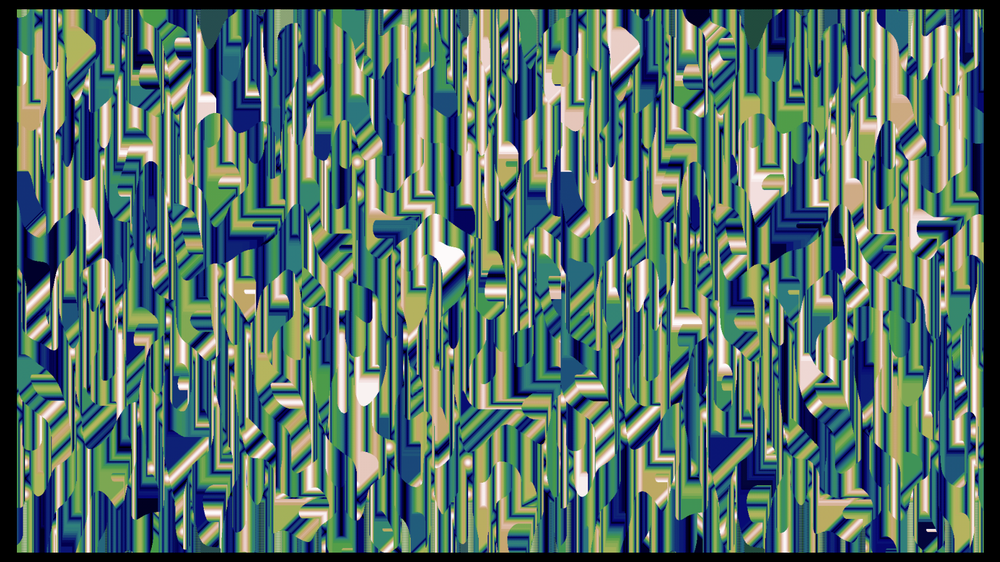
#> input picture NoiseFieldMoving/outp/1.png, 1000 x 562 px, shrunk from 1600 x 900 before the run, given in place of 1.jpg, which was not available
$ jupyter execute main.ipynb   (text cells are left out)
#> lines starting #> are read from the running program, lines starting #| are printed output that depends on the picture; after the words box and inside, x2 and y2 are one past the last pixel; in counts of white or black regions, pixels touching at a corner belong together; pictures that were not available may be replaced by others from this repository, and a replacement may not be noted
[cell 1]
import numpy as np
import matplotlib.pyplot as plt

from PIL import Image

[cell 2]
def image_to_array(image_path):
    # Открываем изображение
#> called with image_path = 'images/1.jpg'
    img = Image.open(image_path)
#> img is the input picture: PIL image 1000x562 RGBA; mean R, G, B, A 83.7, 111.7, 104.3, 255

    # Преобразуем в черно-белый режим 'L'
    img_gray = img.convert('L')

    # Преобразуем в массив numpy
    array = np.array(img_gray)

    return array


def array_to_image(array, output_path):
    # Проверяем тип данных и преобразуем в uint8, если нужно
    if array.dtype != np.uint8:
        # Если массив содержит числа от 0 до 1, преобразуем в 0-255
        if array.max() <= 1.0:
            array = (array * 255).astype(np.uint8)
        else:
            array = array.astype(np.uint8)

    # Создаем изображение из массива
    img = Image.fromarray(array, mode='L')

    # Сохраняем изображение
    img.save(output_path)

[cell 3]
def plot_image(array, scale=100):
    plt.figure(figsize=np.array(array.shape[:2:]) // scale)
    plt.imshow(array, cmap='gray')
    plt.axis('off')
    plt.plot()

[cell 4]
img = image_to_array('images/1.jpg')

name = 'k'

plot_image(img)

[cell 5]
def quantization(arr):
    return np.round(arr / 255) * 255
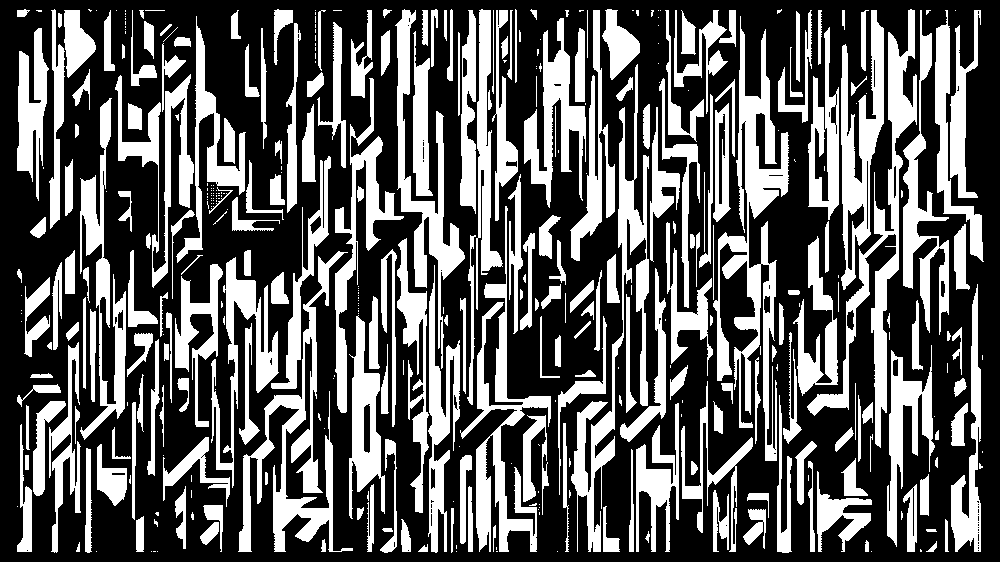
#> returned value: shape (562, 1000) float64; 36.1% white; 412 white regions (174 under 20 px), largest, box (x1, y1, x2, y2) and area: (713, 16, 789, 461) 9869, (238, 251, 353, 552) 7437, (807, 9, 917, 448) 7324

[cell 6]
img_out = quantization(img)

plot_image(img_out)

array_to_image(img_out, f'output/{name}_quant.png')

[cell 7]
noise = 255 * (np.random.random(img.shape) - 0.5)
plot_image(noise)
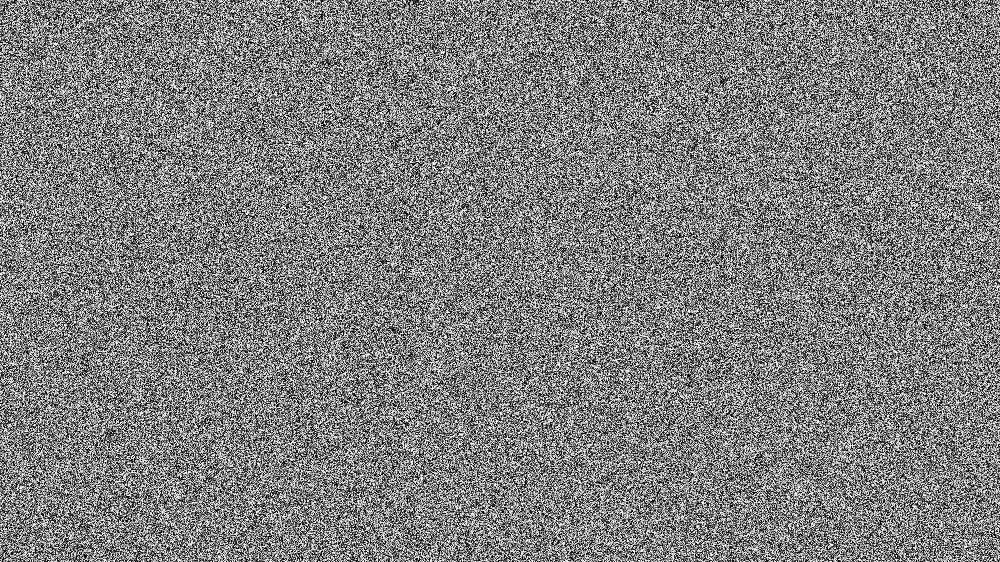
#> noise: shape (562, 1000) float64; min -127.5, max 127.5, mean 0; drawn with min black and max white

img_out = quantization(img + noise)
#> in quantization (call 2), `return np.round(arr / 255) * 255`:
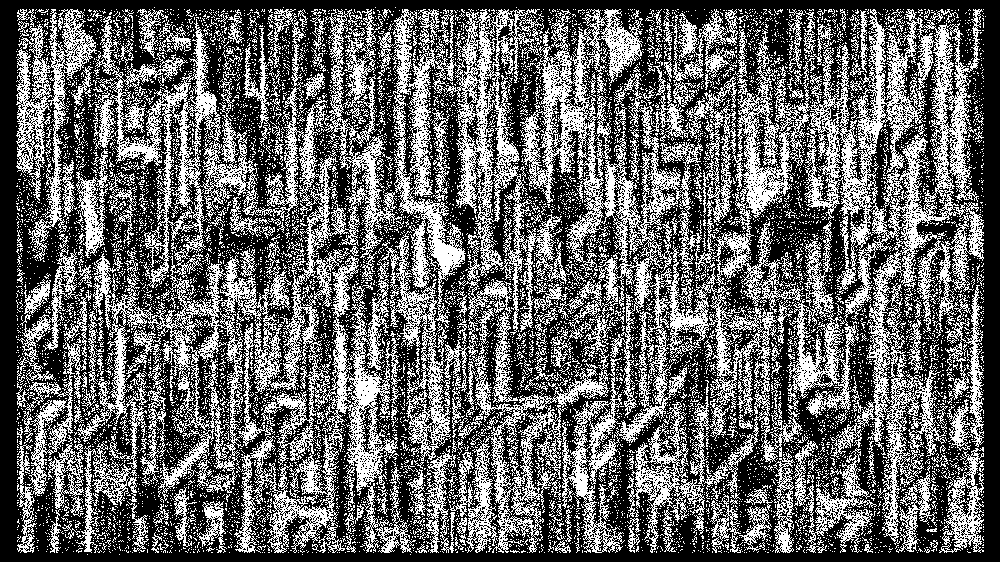
#> returned value: shape (562, 1000) float64; 40.2% white in thin lines or dots

plot_image(img_out)

array_to_image(img_out, f'output/{name}_noise.png')
#> in array_to_image (call 2), `array = array.astype(np.uint8)`: array: shape (562, 1000); 40.2% white in thin lines or dots

[cell 8]
d = 10

w, h = img.shape
#> w = 562; h = 1000
map = np.zeros_like(img)

for i in range(d):
    map[::,i::d] = np.ones(map[::,i::d].shape) * i * 255 / d
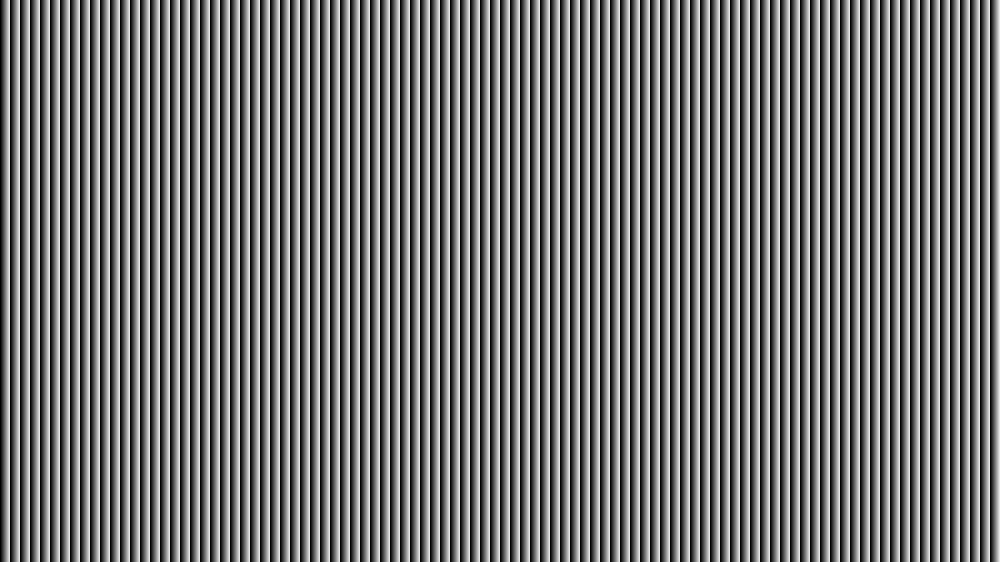
#> map: shape (562, 1000); min 0, max 229, mean 114.5

[cell 9]
plot_image(map)

img_out = (img > map) * 255
#> img_out: shape (562, 1000) int64; 45.2% white; 300 white regions (244 under 20 px), largest, box (x1, y1, x2, y2) and area: (540, 9, 707, 553) 43995, (160, 9, 329, 553) 43221, (400, 9, 477, 553) 20964

plot_image(img_out)

array_to_image(img_out, f'output/{name}_line_ver.png')

[cell 10]
d = 10

w, h = img.shape
map = np.zeros_like(img)

for i in range(d):
    map[i::d,::] = np.ones(map[i::d,::].shape) * i * 255 / d
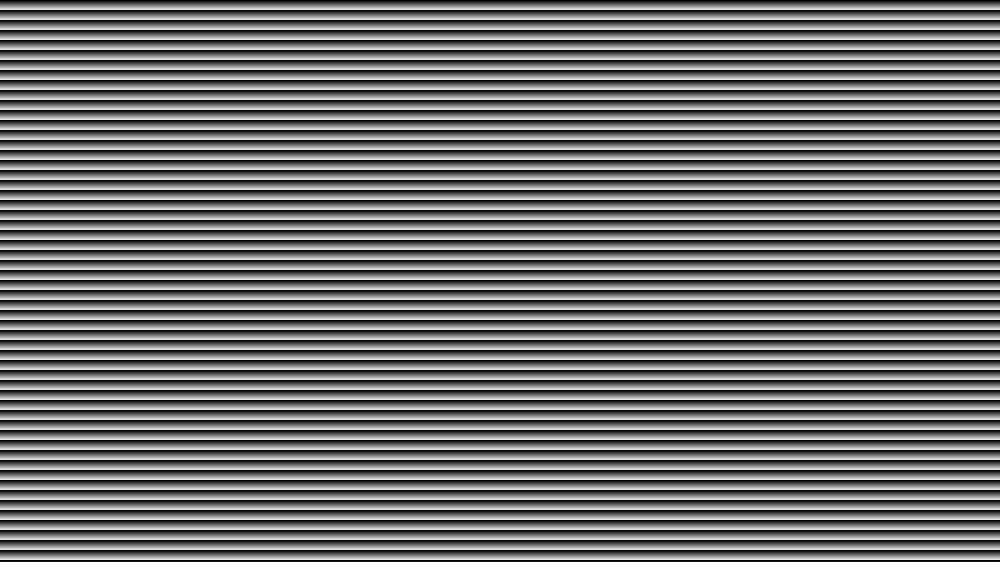
#> map: shape (562, 1000); min 0, max 229, mean 114.1

[cell 11]
plot_image(map)

img_out = (img > map) * 255
#> img_out: shape (562, 1000) int64; 45% white; 130 white regions (127 under 20 px), largest, box (x1, y1, x2, y2) and area: (16, 10, 984, 553) 252387, (273, 393, 300, 397) 99, (210, 263, 218, 269) 30

plot_image(img_out)

array_to_image(img_out, f'output/{name}_line_hor.png')

[cell 12]
def bayer_matrix(k):

    if k == 0:
        return np.array([[0]])

    m = bayer_matrix(k - 1)
    size = m.shape[0]
    result = np.zeros((2 * size, 2 * size), dtype=int)

    result[:size, :size] = 4 * m + 0
    result[:size, size:] = 4 * m + 2
    result[size:, :size] = 4 * m + 3
    result[size:, size:] = 4 * m + 1

    return result

[cell 13]
def full_bayer_map(img, k):

    height, width = img.shape[:2]

    # Создаем базовую матрицу Байера
    bayer_base = bayer_matrix(k)
    tile_size = bayer_base.shape[0]

    # Вычисляем сколько раз нужно повторить матрицу
    repeats_y = (height + tile_size - 1) // tile_size
    repeats_x = (width + tile_size - 1) // tile_size

    # Повторяем матрицу
    bayer_tiled = np.tile(bayer_base, (repeats_y, repeats_x))

    # Обрезаем до нужного размера
    bayer_map = bayer_tiled[:height, :width]

    return bayer_map

[cell 14]
[plot_image(bayer_matrix(i), scale=2) for i in range(1, 3)]
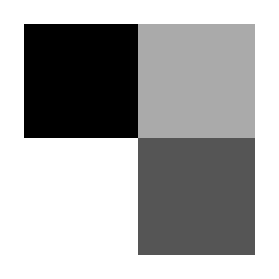
#> figure drawn by matplotlib, 1 panel
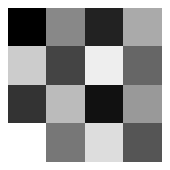
#> figure drawn by matplotlib, 1 panel

[cell 15]
k = 2

map = full_bayer_map(img, k) * 255 / (2 ** (2*k))
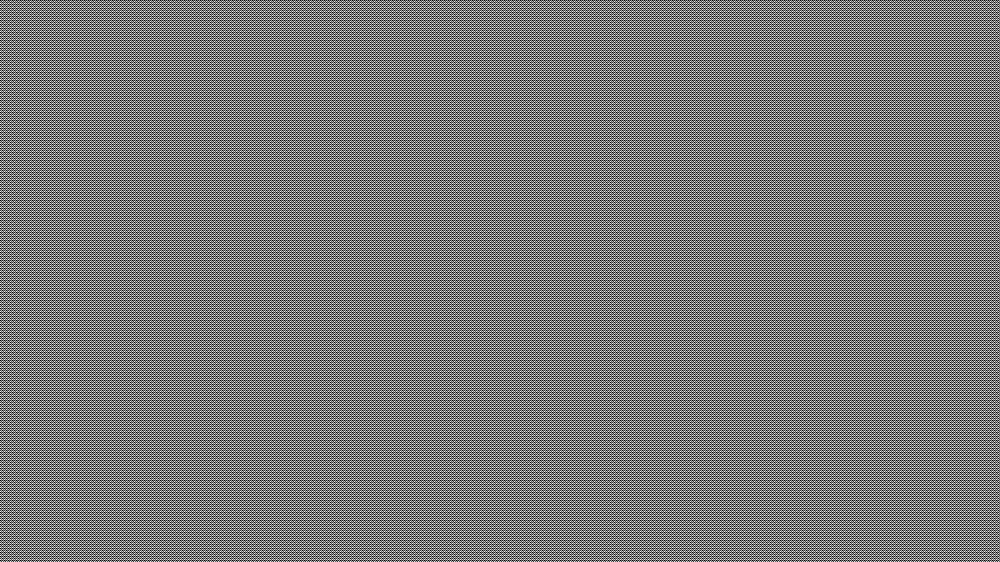
#> map: shape (562, 1000) float64; min 0, max 239.1, mean 119.5

img_out = (img > map) * 255
#> img_out: shape (562, 1000) int64; 43.2% white in thin lines or dots

plot_image(img_out)

array_to_image(img_out, f'output/{name}_bayer.png')
#> in array_to_image (call 5), `array = array.astype(np.uint8)`: array: shape (562, 1000); 43.2% white in thin lines or dots

[cell 16]
k = 4

map = (full_bayer_map(img, k) + np.random.normal(0, 5, img.shape[:2])) * 255 / (2 ** (2*k))

img_out = (img > map) * 255
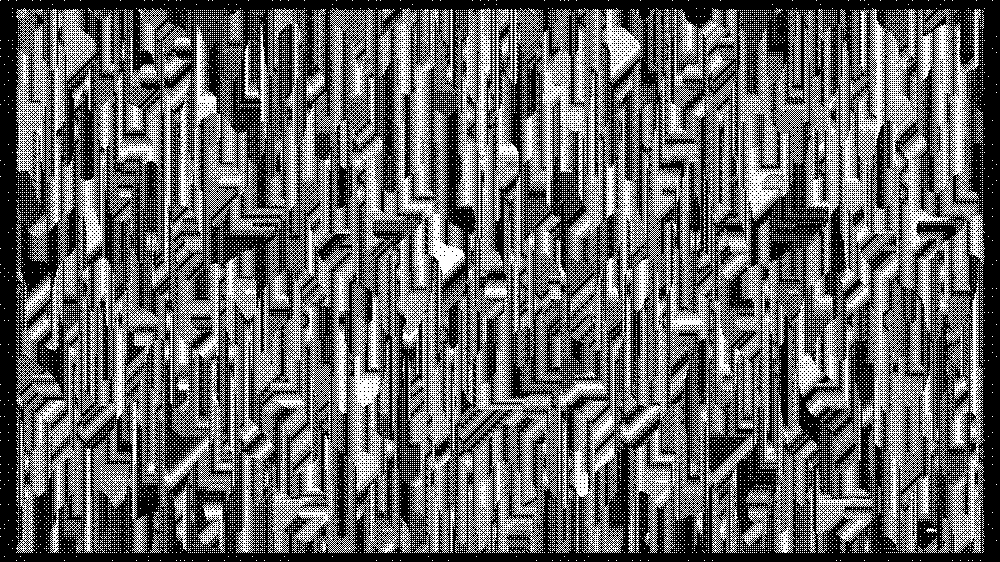
#> img_out: shape (562, 1000) int64; 40.5% white in thin lines or dots

plot_image(img_out)

array_to_image(img_out, f'output/{name}_mix.png')
#> in array_to_image (call 6), `array = array.astype(np.uint8)`: array: shape (562, 1000); 40.5% white in thin lines or dots

[cell 17]
M, N, K = 300, 50, 15

img = np.zeros((M, N))

for i in range(N):
    for j in range(K):
        img[j*(M//K):(j+1)*(M//K), i] = [j * 255 / (K - 1)] * (M // K)

array_to_image(img, 'images/grad.png')
#> in array_to_image (call 7), `img = Image.fromarray(array, mode='L')`:
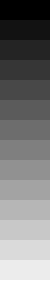
#> img: PIL image 50x300 L; min 0, max 255, mean 127.1

$ run again, with NoiseFieldMoving/outp/2.png copied over NoiseFieldMoving/outp/1.png
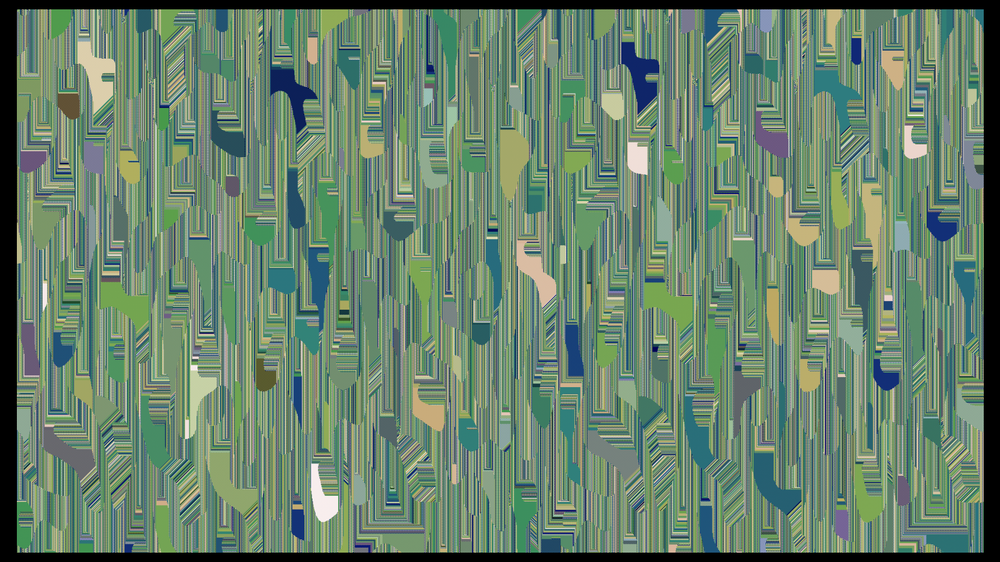
#> input picture NoiseFieldMoving/outp/2.png, 1000 x 562 px, shrunk from 1600 x 900 before the run, given in place of 1.jpg, which was not available
#> in image_to_array, img is the input picture: PIL image 1000x562 RGBA; mean R, G, B, A 103.6, 129.7, 107.9, 255
#> in quantization, `return np.round(arr / 255) * 255`:
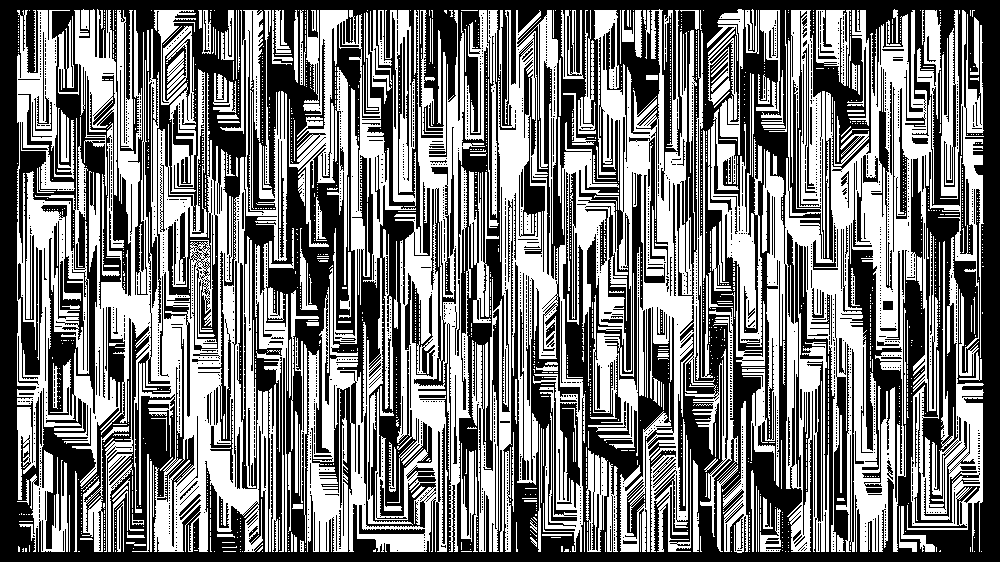
#> returned value: shape (562, 1000) float64; 47.6% white; 1867 white regions (1608 under 20 px), largest, box (x1, y1, x2, y2) and area: (17, 10, 268, 552) 53387, (742, 10, 984, 552) 43384, (289, 10, 485, 552) 36286
#> array: shape (562, 1000); 46.9% white in thin lines or dots
#> array: shape (562, 1000); 51.6% white; 517 black regions (501 under 20 px), largest, box (x1, y1, x2, y2) and area: (0, 0, 1000, 562) 270541, (923, 309, 925, 353) 84, (552, 413, 553, 496) 83
#> array: shape (562, 1000); 51.8% white; 131 black regions (126 under 20 px), largest, box (x1, y1, x2, y2) and area: (0, 0, 1000, 562) 270395, (590, 424, 623, 425) 33, (600, 434, 629, 435) 29, (200, 332, 214, 334) 27, (761, 533, 776, 535) 20
#> array: shape (562, 1000); 49.9% white in thin lines or dots
#> `img_out = (img > map) * 255`:
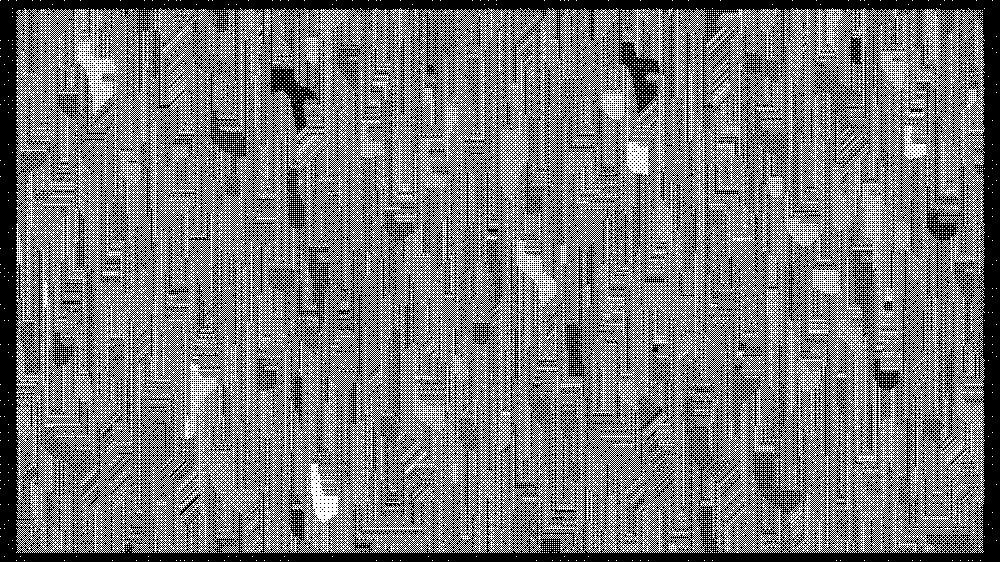
#> img_out: shape (562, 1000) int64; 47.1% white in thin lines or dots
#> array: shape (562, 1000); 47.1% white in thin lines or dots
#> img: PIL image 50x300 L
